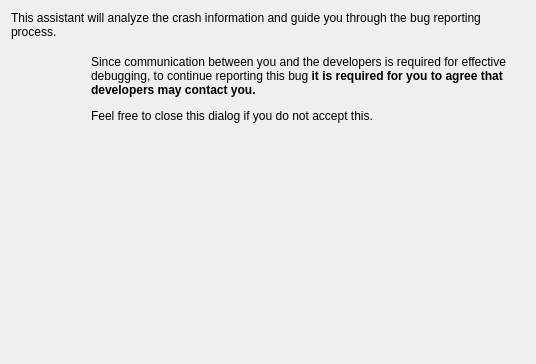
<?xml version="1.0" encoding="UTF-8"?>
<ui version="4.0">
 <class>AssistantPageIntroduction</class>
 <widget class="QWidget" name="AssistantPageIntroduction">
  <property name="geometry">
   <rect>
    <x>0</x>
    <y>0</y>
    <width>536</width>
    <height>364</height>
   </rect>
  </property>
  <layout class="QVBoxLayout" name="verticalLayout">
   <item>
    <widget class="QLabel" name="m_introLabel">
     <property name="text">
      <string comment="@info">This assistant will analyze the crash information and guide you through the bug reporting process.</string>
     </property>
     <property name="wordWrap">
      <bool>true</bool>
     </property>
    </widget>
   </item>
   <item>
    <spacer name="verticalSpacer_2">
     <property name="orientation">
      <enum>Qt::Vertical</enum>
     </property>
     <property name="sizeType">
      <enum>QSizePolicy::Fixed</enum>
     </property>
     <property name="sizeHint" stdset="0">
      <size>
       <width>20</width>
       <height>10</height>
      </size>
     </property>
    </spacer>
   </item>
   <item>
    <layout class="QHBoxLayout" name="horizontalLayout_2">
     <item>
      <widget class="QLabel" name="m_warningIcon">
       <property name="sizePolicy">
        <sizepolicy hsizetype="Fixed" vsizetype="Fixed">
         <horstretch>0</horstretch>
         <verstretch>0</verstretch>
        </sizepolicy>
       </property>
       <property name="maximumSize">
        <size>
         <width>64</width>
         <height>64</height>
        </size>
       </property>
      </widget>
     </item>
     <item>
      <spacer name="horizontalSpacer">
       <property name="orientation">
        <enum>Qt::Horizontal</enum>
       </property>
       <property name="sizeType">
        <enum>QSizePolicy::Fixed</enum>
       </property>
       <property name="sizeHint" stdset="0">
        <size>
         <width>10</width>
         <height>5</height>
        </size>
       </property>
      </spacer>
     </item>
     <item>
      <widget class="QLabel" name="m_warningLabel">
       <property name="text">
        <string>&lt;p&gt;&lt;note&gt;Since communication between you and the developers is required for effective debugging, to continue reporting this bug &lt;strong&gt;it is required for you to agree that developers may contact you.&lt;/strong&gt;&lt;/note&gt;&lt;/p&gt;&lt;p&gt;Feel free to close this dialog if you do not accept this.&lt;/p&gt;</string>
       </property>
       <property name="wordWrap">
        <bool>true</bool>
       </property>
      </widget>
     </item>
    </layout>
   </item>
   <item>
    <spacer name="verticalSpacer">
     <property name="orientation">
      <enum>Qt::Vertical</enum>
     </property>
     <property name="sizeHint" stdset="0">
      <size>
       <width>20</width>
       <height>249</height>
      </size>
     </property>
    </spacer>
   </item>
  </layout>
 </widget>
 <resources/>
 <connections/>
</ui>
